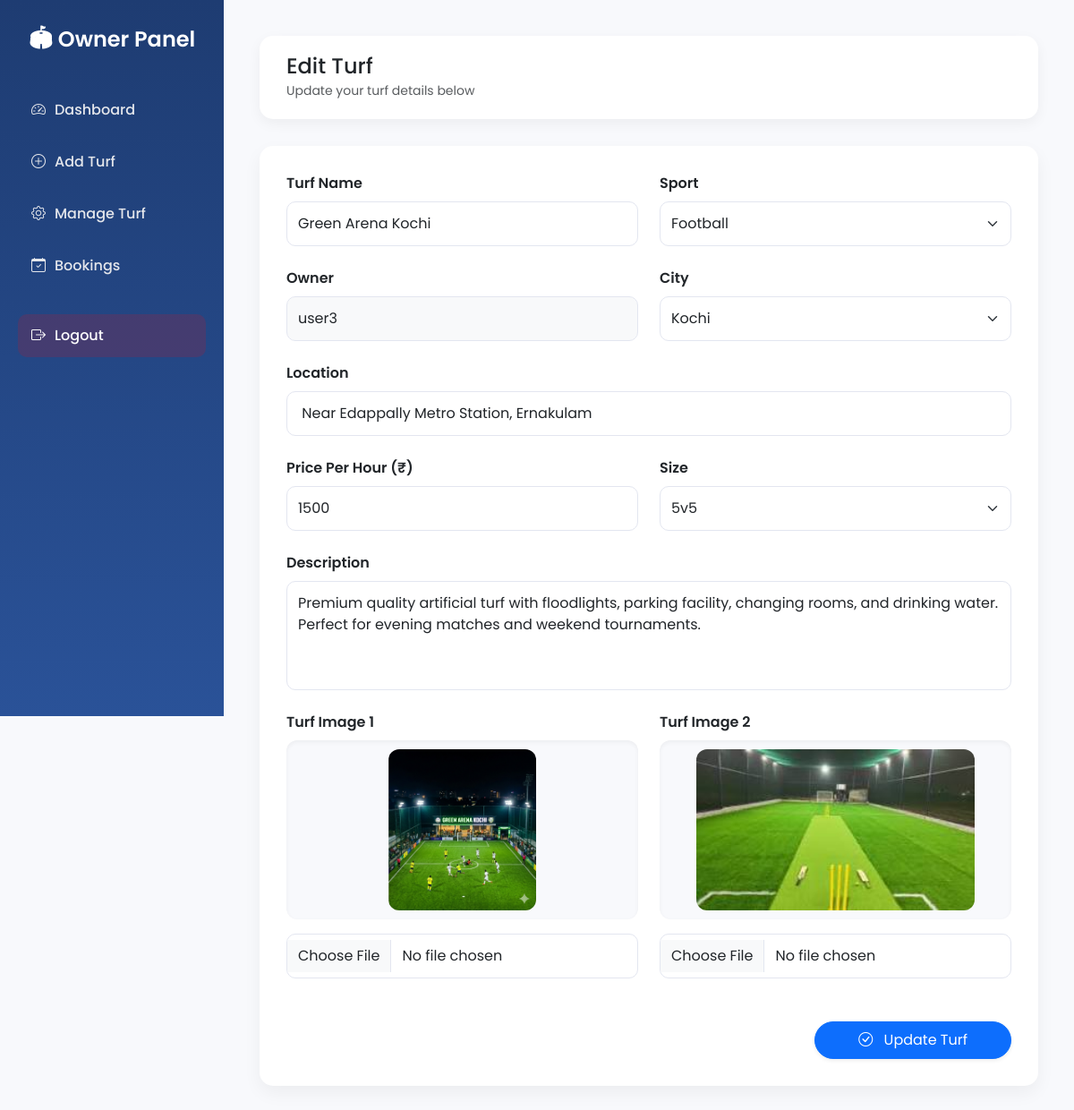
Screenshot of /Owner/edit_turf/1/ (signed in) with the database file from the repository.
### Owner_App/models.py (models this page shows)
class TurfDb(models.Model):
    Turf_name = models.CharField(max_length=100)
    Sport = models.CharField(max_length=100)
    Owner = models.CharField()
    City = models.CharField()
    Location = models.CharField(max_length=300)
    Price_per_hour = models.IntegerField()
    Description = models.CharField(max_length=400)
    Size = models.CharField(max_length=50)
    Turf_image1 = models.ImageField(upload_to='turfs_image')
    Turf_image2 = models.ImageField(upload_to='turfs_image')

### Owner_App/decorators.py (the view)
    def wrapper(request, *args, **kwargs):
        username = request.session.get('username')
        if not username:
            messages.error(request, "Please login first.")
            return redirect("user_signup")
        try:
            user = User.objects.get(username=username)
        except User.DoesNotExist:
            messages.error(request, "User not found.")
            return redirect("user_signup")
        if user.role != "owner":
            messages.error(request, "You are not authorized to access this page.")
            return redirect("home")
        return view_func(request, *args, **kwargs)

### Owner_App/views.py (called while the page is built)
@owner_required
def edit_turf(request,turf_id):
    item = CategoryDb.objects.all()
    data = CityDb.objects.all()
    turf=TurfDb.objects.get(id=turf_id)
    return render(request,"Edit_Turf.html",{
                                            "item":item,
                                            "data":data,
                                            "turf":turf,
                                            })

### Owner_App/templates/Edit_Turf.html (shortened to what this page needs)
{% extends 'Owner_Dash.html' %}
{% block content %}
<div class="dashboard-header d-flex justify-content-between align-items-center">
    <div>
        <h4 class="mb-0">Edit Turf</h4>
        <small class="text-muted">Update your turf details below</small>
    </div>
</div>
<div class="stat-card mt-4">
    <form method="post" action="{% url 'update_turf' t_id=turf.id %}" enctype="multipart/form-data">
        <div class="row g-4">
            <div class="col-lg-6">
                <label class="form-label fw-semibold">Turf Name</label>
                <input type="text" name="Turf_name"
                       class="form-control modern-input"
                       value="{{ turf.Turf_name }}" required>
            </div>
            <div class="col-lg-6">
                <label class="form-label fw-semibold">Sport</label>
                <select name="Sport" class="form-select modern-input" required>
                    <option selected>{{ turf.Sport }}</option>
                </select>
            </div>
            <div class="col-lg-6">
                <label class="form-label fw-semibold">Owner</label>
                <input type="text" name="Owner"
                       value="{{ request.session.username }}"
                       class="form-control modern-input bg-light"
                       readonly>
            </div>
            <div class="col-lg-6">
                <label class="form-label fw-semibold">City</label>
                <select name="City" class="form-select modern-input" required>
                    <option selected>{{ turf.City }}</option>
                </select>
            </div>
            <div class="col-12">
                <label class="form-label fw-semibold">Location</label>
                <input type="text" name="Location"
                       class="form-control modern-input"
                       value="{{ turf.Location }}" required>
            </div>
            <div class="col-lg-6">
                <label class="form-label fw-semibold">Price Per Hour (₹)</label>
                <input type="number" min="1"
                       name="Price_per_hour"
                       class="form-control modern-input"
                       value="{{ turf.Price_per_hour }}" required>
            </div>
            <div class="col-lg-6">
                <label class="form-label fw-semibold">Size</label>
                <select name="Size" class="form-select modern-input" required>
                    <option selected>{{ turf.Size }}</option>
                </select>
            </div>
            <div class="col-12">
                <label class="form-label fw-semibold">Description</label>
                <textarea name="Description"
                          class="form-control modern-input"
                          rows="4"
                          required>{{ turf.Description }}</textarea>
            </div>
            <div class="col-lg-6">
                <label class="form-label fw-semibold">Turf Image 1</label>
                <div class="image-preview-box mb-3">
                    <img src="{{ turf.Turf_image1.url }}"
                         class="preview-img"
                         alt="Turf Image 1">
                </div>
                <input type="file" name="Turf_image1"
                       class="form-control modern-input">
            </div>
            <div class="col-lg-6">
                <label class="form-label fw-semibold">Turf Image 2</label>
                <div class="image-preview-box mb-3">
                    <img src="{{ turf.Turf_image2.url }}"
                         class="preview-img"
                         alt="Turf Image 2">
                </div>
                <input type="file" name="Turf_image2"
                       class="form-control modern-input">
            </div>
        </div>
        <div class="mt-5 text-end">
            <button type="submit"
                    class="btn btn-primary px-5 py-2 rounded-pill shadow-sm">
                <i class="bi bi-check-circle me-2"></i> Update Turf
            </button>
        </div>
    </form>
</div>
{% endblock %}

### Owner_App/templates/Owner_Dash.html (style rules this page uses)
body { font-family: 'Poppins', sans-serif; background: #f8f9fc; }
.dashboard-header { background: white; padding: 20px 30px; border-radius: 15px; box-shadow: 0 5px 15px rgba(0,0,0,0.05); margin-bottom: 30px; }
.stat-card { border-radius: 15px; padding: 25px; background: white; box-shadow: 0 8px 20px rgba(0,0,0,0.05); transition: 0.3s; }

### Owner_App/templates/Edit_Turf.html (style rules this page uses)
.stat-card { border-radius: 15px; padding: 30px; background: white; box-shadow: 0 8px 20px rgba(0,0,0,0.05); }
.modern-input { border-radius: 10px; padding: 12px; border: 1px solid #e3e6f0; transition: all 0.3s ease; }
textarea.modern-input { resize: none; }
.image-preview-box { background: #f8f9fc; padding: 10px; border-radius: 12px; text-align: center; box-shadow: inset 0 2px 5px rgba(0,0,0,0.05); }
.preview-img { max-width: 100%; height: 180px; object-fit: cover; border-radius: 12px; transition: 0.3s; }

### rows the page displays
TurfDb: Turf_name "Green Arena Kochi", Sport "Football", City "Kochi", Location "Near Edappally Metro Station, Ernakulam", Price_per_hour "1500", Size "5v5", Description "Premium quality artificial turf with floodlights, parking facility, changing rooms, and drinking water. Perfect for evening matches and weekend tournaments.", Turf_image1 (picture), Turf_image2 (picture)
